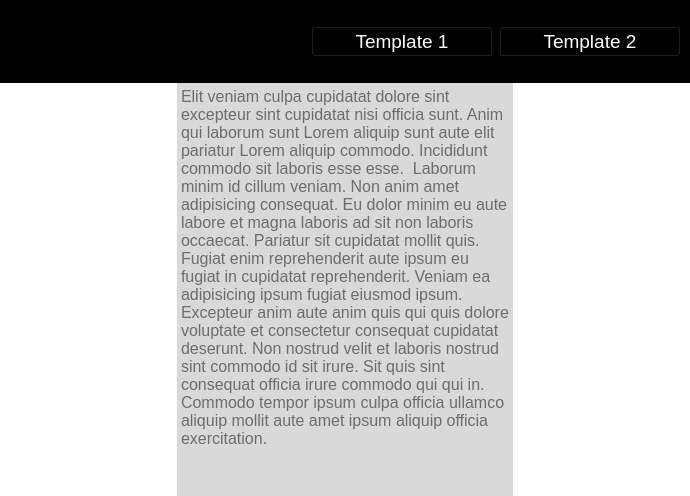
<?xml version="1.0" encoding="UTF-8"?>
<ui version="4.0">
 <class>Template</class>
 <widget class="QWidget" name="Template">
  <property name="geometry">
   <rect>
    <x>0</x>
    <y>0</y>
    <width>690</width>
    <height>496</height>
   </rect>
  </property>
  <property name="windowTitle">
   <string>Template 2</string>
  </property>
  <property name="windowIcon">
   <iconset>
    <normaloff>img/template_icon.png</normaloff>img/template_icon.png</iconset>
  </property>
  <layout class="QVBoxLayout" name="verticalLayout" stretch="1,5">
   <property name="spacing">
    <number>0</number>
   </property>
   <property name="leftMargin">
    <number>0</number>
   </property>
   <property name="topMargin">
    <number>0</number>
   </property>
   <property name="rightMargin">
    <number>0</number>
   </property>
   <property name="bottomMargin">
    <number>0</number>
   </property>
   <item>
    <widget class="QWidget" name="header" native="true">
     <property name="styleSheet">
      <string notr="true">background-color: rgb(0, 0, 0);
</string>
     </property>
     <layout class="QHBoxLayout" name="horizontalLayout_3" stretch="1,3,5">
      <item>
       <widget class="QPushButton" name="pushButton">
        <property name="sizePolicy">
         <sizepolicy hsizetype="Ignored" vsizetype="Ignored">
          <horstretch>0</horstretch>
          <verstretch>0</verstretch>
         </sizepolicy>
        </property>
        <property name="styleSheet">
         <string notr="true">border-image: url(img/template_icon.png);
border-radius: 12px;
</string>
        </property>
        <property name="text">
         <string/>
        </property>
       </widget>
      </item>
      <item>
       <spacer name="horizontalSpacer_3">
        <property name="orientation">
         <enum>Qt::Horizontal</enum>
        </property>
        <property name="sizeHint" stdset="0">
         <size>
          <width>217</width>
          <height>20</height>
         </size>
        </property>
       </spacer>
      </item>
      <item>
       <layout class="QHBoxLayout" name="horizontalLayout">
        <item>
         <widget class="QPushButton" name="template_1">
          <property name="font">
           <font>
            <pointsize>14</pointsize>
           </font>
          </property>
          <property name="styleSheet">
           <string notr="true">background-color: rgb(0, 0, 0);
color: rgb(255, 255, 255);</string>
          </property>
          <property name="text">
           <string>Template 1</string>
          </property>
         </widget>
        </item>
        <item>
         <widget class="QPushButton" name="template_2">
          <property name="font">
           <font>
            <pointsize>14</pointsize>
           </font>
          </property>
          <property name="styleSheet">
           <string notr="true">background-color: rgb(0, 0, 0);
color: rgb(255, 255, 255);</string>
          </property>
          <property name="text">
           <string>Template 2</string>
          </property>
         </widget>
        </item>
       </layout>
      </item>
     </layout>
    </widget>
   </item>
   <item>
    <widget class="QWidget" name="body" native="true">
     <property name="styleSheet">
      <string notr="true">background-color: rgb(255, 255, 255);</string>
     </property>
     <layout class="QHBoxLayout" name="horizontalLayout_2" stretch="1,2,1">
      <property name="topMargin">
       <number>0</number>
      </property>
      <property name="bottomMargin">
       <number>0</number>
      </property>
      <item>
       <spacer name="horizontalSpacer">
        <property name="orientation">
         <enum>Qt::Horizontal</enum>
        </property>
        <property name="sizeHint" stdset="0">
         <size>
          <width>162</width>
          <height>20</height>
         </size>
        </property>
       </spacer>
      </item>
      <item>
       <widget class="QPlainTextEdit" name="plainTextEdit">
        <property name="font">
         <font>
          <pointsize>12</pointsize>
         </font>
        </property>
        <property name="styleSheet">
         <string notr="true">background-color: rgb(217, 217, 217);
border: none;</string>
        </property>
        <property name="placeholderText">
         <string>Elit veniam culpa cupidatat dolore sint excepteur sint cupidatat nisi officia sunt. Anim qui laborum sunt Lorem aliquip sunt aute elit pariatur Lorem aliquip commodo. Incididunt commodo sit laboris esse esse.  Laborum minim id cillum veniam. Non anim amet adipisicing consequat. Eu dolor minim eu aute labore et magna laboris ad sit non laboris occaecat. Pariatur sit cupidatat mollit quis.  Fugiat enim reprehenderit aute ipsum eu fugiat in cupidatat reprehenderit. Veniam ea adipisicing ipsum fugiat eiusmod ipsum. Excepteur anim aute anim quis qui quis dolore voluptate et consectetur consequat cupidatat deserunt. Non nostrud velit et laboris nostrud sint commodo id sit irure. Sit quis sint consequat officia irure commodo qui qui in. Commodo tempor ipsum culpa officia ullamco aliquip mollit aute amet ipsum aliquip officia exercitation.</string>
        </property>
       </widget>
      </item>
      <item>
       <spacer name="horizontalSpacer_2">
        <property name="orientation">
         <enum>Qt::Horizontal</enum>
        </property>
        <property name="sizeHint" stdset="0">
         <size>
          <width>162</width>
          <height>20</height>
         </size>
        </property>
       </spacer>
      </item>
     </layout>
    </widget>
   </item>
  </layout>
 </widget>
 <resources>
  <include location="img/icon.qrc"/>
 </resources>
 <connections/>
</ui>
